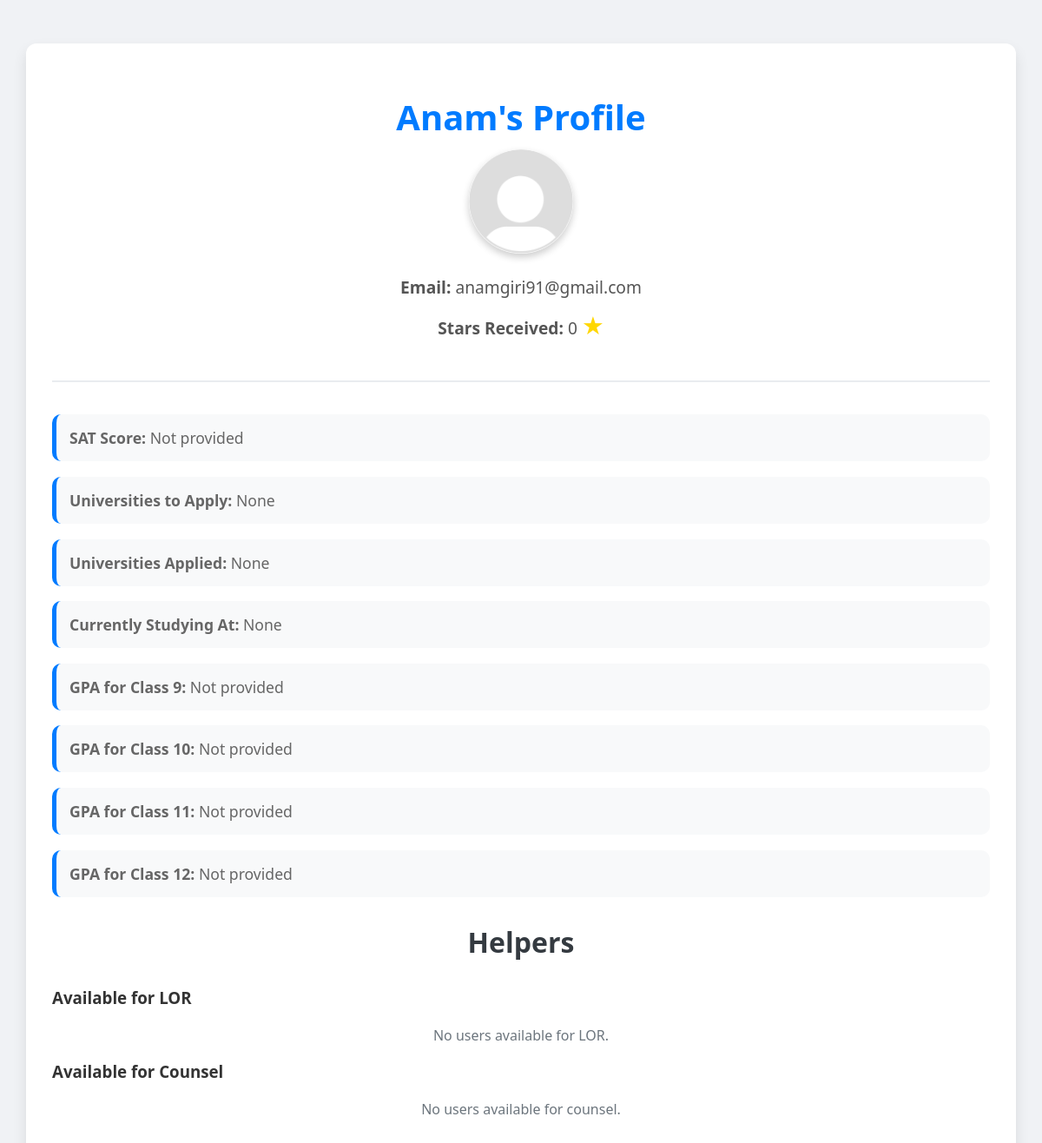
Page /profile/2 (signed in) on the committed database.
### app.py (models this page shows, shortened)
class User(db.Model):
    id = db.Column(db.Integer, primary_key=True)
    username = db.Column(db.String(50), unique=True, nullable=False)
    email = db.Column(db.String(120), unique=True, nullable=False)
    profile_pic = db.Column(db.String(120), nullable=True)
    password_hash = db.Column(db.String(128))
    webinars = db.relationship('Webinar', backref='creator', lazy=True)
    gpa_class_9 = db.Column(db.String(5), nullable=True)
    gpa_class_10 = db.Column(db.String(5), nullable=True)
    gpa_class_11 = db.Column(db.String(5), nullable=True)
    gpa_class_12 = db.Column(db.String(5), nullable=True)
    sat_score = db.Column(db.String(10), nullable=True)
    gpa = db.Column(db.String(5), nullable=True)
    eca = db.Column(db.String(120), nullable=True)
    essay = db.Column(db.Text, nullable=True)
    universities_to_apply = db.Column(db.Text, nullable=True)  # Comma-separated list of universities
    universities_applied = db.Column(db.Text, nullable=True)   # Comma-separated list of universities
    universities_studying = db.Column(db.String(120), nullable=True)  # Currently studying at
    major_subject = db.Column(db.String(100), nullable=True)
    minor_subject = db.Column(db.String(100), nullable=True)
    stars_received = db.Column(db.Integer, default=0)
    friends = db.relationship(
        'User',
        secondary=friends,
        primaryjoin=(friends.c.user_id == id),
        secondaryjoin=(friends.c.friend_id == id),
        backref=db.backref('user_friends', lazy='dynamic'),
        lazy='dynamic'
    )

### app.py (the view, shortened to what this page needs)
@app.route('/profile/<int:user_id>', methods=['GET', 'POST'])
def view_profile(user_id):
    if 'username' not in session:
        return redirect(url_for('login'))
    user = User.query.get_or_404(user_id)
    current_user = User.query.filter_by(username=session['username']).first()
    is_current_user = (current_user.id == user.id)
    is_friend = user in current_user.friends
    user_profile_pic = user.profile_pic if user.profile_pic else 'default.jpg'
    return render_template('profile.html',
                           user=user,
                           is_current_user=is_current_user,
                           is_friend=is_friend,
                           user_profile_pic=user_profile_pic)

### app.py (called while the page is built)
def get_current_user():
    if 'username' in session:
        return User.query.filter_by(username=session['username']).first()
    return None

@app.before_request
def before_request():
    g.current_user = get_current_user()

### templates/profile.html (shortened to what this page needs)
<!doctype html>
<html lang="en">
<head>
</head>
<body>
    <div class="container">
<div class="profile-header">
    <h1>{{ user.username }}'s Profile</h1>
    <img src="{{ url_for('static', filename='images/' + user_profile_pic) }}" alt="Profile Picture" width="100" height="100">
    <p><strong>Email:</strong> {{ user.email }}</p>
    <p><strong>Stars Received:</strong> {{ user.stars_received }} <span class="stars-count">★</span></p>
</div>
        <div class="profile-details">
            <p><strong>SAT Score:</strong> {{ user.sat_score or 'Not provided' }}</p>
            <p><strong>Universities to Apply:</strong> {{ user.universities_to_apply or 'None' }}</p>
            <p><strong>Universities Applied:</strong> {{ user.universities_applied or 'None' }}</p>
            <p><strong>Currently Studying At:</strong> {{ user.universities_studying or 'None' }}</p>
            <p><strong>GPA for Class 9:</strong> {{ user.gpa_class_9 or 'Not provided' }}</p>
            <p><strong>GPA for Class 10:</strong> {{ user.gpa_class_10 or 'Not provided' }}</p>
            <p><strong>GPA for Class 11:</strong> {{ user.gpa_class_11 or 'Not provided' }}</p>
            <p><strong>GPA for Class 12:</strong> {{ user.gpa_class_12 or 'Not provided' }}</p>
        </div>
        <div class="helpers-section">
            <h2>Helpers</h2>
            <h3>Available for LOR</h3>
            {% if lor_helpers %}
            <ul>
                {% for helper in lor_helpers %}
                <li class="helper-card">
                    <div class="helper-info">
                        <img src="{{ url_for('static', filename='images/' + (helper.profile_pic or random_pic)) }}" alt="Profile Picture">
                        <div>
                            <strong>{{ helper.username }}</strong>
                            <p>{{ helper.eca or 'No description available' }}</p>
                            <a href="{{ url_for('view_profile', user_id=helper.id) }}">View Profile</a>
                        </div>
                    </div>
                    <div class="helper-actions">
                        <button onclick="sendFriendRequest({{ helper.id }})">Send Friend Request</button>
                        <button class="star-btn" onclick="giveStar({{ helper.id }})">Give Star ★</button>
                    </div>
                </li>
                {% endfor %}
            </ul>
            {% else %}
            <p class="no-helpers">No users available for LOR.</p>
            {% endif %}
            <h3>Available for Counsel</h3>
            {% if counsel_helpers %}
            <ul>
                {% for helper in counsel_helpers %}
                <li class="helper-card">
                    <div class="helper-info">
                        <img src="{{ url_for('static', filename='images/' + (helper.profile_pic or random_pic)) }}" alt="Profile Picture">
                        <div>
                            <strong>{{ helper.username }}</strong>
                            <p>{{ helper.eca or 'No description available' }}</p>
                            <a href="{{ url_for('view_profile', user_id=helper.id) }}">View Profile</a>
                        </div>
                    </div>
                    <div class="helper-actions">
                        <button onclick="sendFriendRequest({{ helper.id }})">Send Friend Request</button>
                        <button class="star-btn" onclick="giveStar({{ helper.id }})">Give Star ★</button>
                    </div>
                </li>
                {% endfor %}
            </ul>
            {% else %}
            <p class="no-helpers">No users available for counsel.</p>
            {% endif %}
        </div>
    </div>
</body>
</html>

### templates/profile.html (style rules this page uses)
body { font-family: 'Segoe UI', Tahoma, Geneva, Verdana, sans-serif; background-color: #f0f2f5; color: #333; margin: 0; padding: 0; }
.container { width: 90%; max-width: 1100px; margin: 50px auto; padding: 30px; background-color: #fff; border-radius: 12px; box-shadow: 0 8px 16px rgba(0, 0, 0, 0.1); overflow: hidden; }
.profile-header { display: flex; flex-direction: column; align-items: center; margin-bottom: 40px; position: relative; text-align: center; }
.profile-header img { width: 120px; height: 120px; border-radius: 50%; box-shadow: 0 4px 8px rgba(0, 0, 0, 0.2); margin-bottom: 20px; }
.profile-header h1 { font-size: 2.5rem; color: #007bff; margin-bottom: 10px; font-weight: 700; }
.profile-header p { font-size: 1.2rem; color: #555; margin: 5px 0; }
.stars-count { font-size: 1.8rem; color: #FFD700; }
.profile-details { margin-bottom: 30px; border-top: 2px solid #e9ecef; padding-top: 20px; }
.profile-details p { font-size: 1.1rem; color: #666; padding: 15px; background-color: #f8f9fa; border-radius: 10px; margin-bottom: 12px; border-left: 5px solid #007bff; }
h2 { font-size: 2rem; color: #343a40; margin-bottom: 30px; text-align: center; }
.no-helpers { color: #6c757d; text-align: center; margin-top: 20px; }

### rows in the picture
User: username "Anam", email "anamgiri91@gmail.com", stars_received "0", sat_score "Not provided", universities_to_apply "None", universities_applied "None", universities_studying "None", gpa_class_9 "Not provided", gpa_class_10 "Not provided", gpa_class_11 "Not provided", gpa_class_12 "Not provided"
